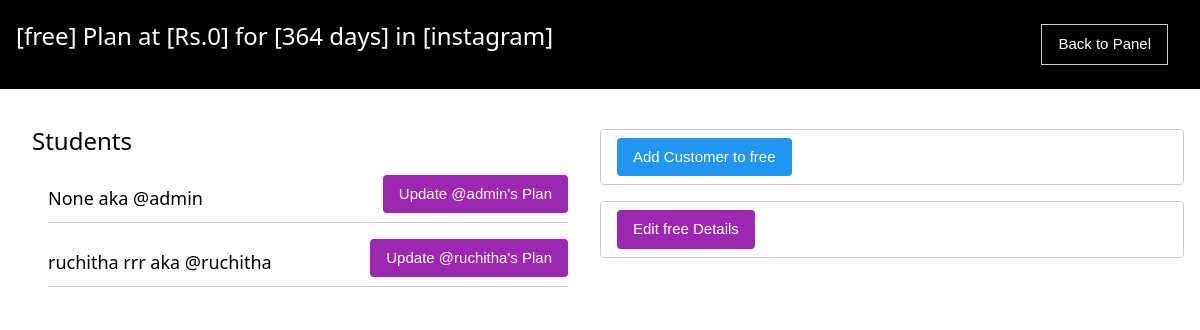
Screenshot of /plans/plan/m2kANx0jNo (signed in) with the database file from the repository.
### plans/models.py (models this page shows)
class Plan(models.Model):
    slug = models.CharField(max_length=20, default=generate_code, editable=False)
    app = models.ForeignKey(applists, on_delete=models.CASCADE)
    title = models.CharField(max_length=200)
    price = models.IntegerField(default=0)
    description = models.TextField(max_length=800)
    duration = models.IntegerField(default=30, choices=[
            (30, '1 Month'),
            (180, '6 Months'),
            (364, '1 Year')
        ],
    )
    default_for_customer = models.BooleanField(default=False)
    def __str__(self):
        return f"[{self.title}] Plan at [Rs.{self.price}] for [{self.duration} days] in [{self.app.appname}]"

### apps/models.py (models this page shows, shortened)
class applists(models.Model):
    author= models.ForeignKey(User, on_delete=models.CASCADE)
    appname=models.CharField(verbose_name='App name',primary_key=True,max_length=50,unique=True,null=False)
    appimg=models.ImageField(upload_to = 'app_images',null=True,blank=True)
    date_published= models.DateTimeField(auto_now_add=True)
    date_modified = models.DateTimeField(auto_now=True)
    slug = models.SlugField(max_length=255, null=True, unique=True,editable=False)

### accounts/models.py (models this page shows, shortened)
class Profile(models.Model):
    user = models.OneToOneField(User, on_delete=models.CASCADE, related_name='profile')
    apps=models.ManyToManyField(applists,related_name='apps')
    status = models.CharField(choices=status_choices, max_length=20, default='c')
    full_name = models.CharField(max_length=100, blank=True, null=True)
    language=models.CharField(max_length=100, blank=True, null=True)
    profile_pic = models.ImageField(upload_to='profile_pics', null=True, blank=True)
    utility_name = models.CharField(max_length=200, null=True, blank=True)
    utility_short_name= models.CharField(max_length=50, null=True, blank=True)
    utility_state= models.CharField(max_length=50, null=True, blank=True)
    utility_district= models.CharField(max_length=50, null=True, blank=True)
    utility_country= models.CharField(max_length=50, null=True, blank=True)
    utility_postalcode= models.CharField(max_length=20, null=True, blank=True)
    utility_address=models.TextField(max_length=200, null=True, blank=True)
    contact_person= models.CharField(max_length=200, null=True, blank=True)
    contact_email = models.EmailField(max_length=50, null=True, blank=True)
    contact_phnum = models.CharField(max_length=15, null=True, blank=True)
    contact_mobile= models.CharField(max_length=15, null=True, blank=True)
    contact_designation= models.CharField(max_length=100, null=True, blank=True)
    contact_landline= models.CharField(max_length=20, null=True, blank=True)
    emergency_person=models.CharField(max_length=200, null=True, blank=True)
    emergency_altperson=models.CharField(max_length=200, null=True, blank=True)
    emergency_mobile=models.CharField(max_length=200, null=True, blank=True)
    emergency_altmobile=models.CharField(max_length=200, null=True, blank=True)
    emergency_officeaddress=models.TextField(max_length=200,null=True,blank=True)
    emergency_altofficeaddress=models.TextField(max_length=200,null=True,blank=True)
    info_created_at = models.DateTimeField(auto_now_add=True)
    info_updated_at = models.DateTimeField(auto_now=True)
    se_coins= models.IntegerField(null=True, default=999, blank=True)
    slug = models.SlugField(max_length=200, editable=False, null=True, blank=True)
    admin=models.BooleanField(default=False)
    plan_start_date = models.DateTimeField(null=True)
    plan_end_date = models.DateTimeField(null=True)
    plans = models.ManyToManyField(Plan)
    plan_active = models.BooleanField(default=False)
    paid = models.BooleanField(default=False)

### plans/views.py (the view, shortened to what this page needs)
# urls.py: path('plan/<str:slug>', show_plan, name='plan'),
def show_plan(request, slug):
    if request.user.is_superuser:
        if request.method == 'GET':
            plan = Plan.objects.filter(slug=slug).first()
            users = Profile.objects.filter(plans=plan)
            form = SubscribeForm()
            payload = {
                'plan': plan,
                'users': users,
                'form': form,
                'update_form': UpdateUserPlanForm(appslug=plan.app.slug),
                'appslug': plan.app.slug ,
                'update_plan_form': PlanForm(instance=plan)
            }
            return render(request, 'plans-panel/plan.html', payload)

### templates/plans-panel/plan.html (shortened to what this page needs)
{% load static %}
{% load crispy_forms_tags %}
{% block content %}
    <head>
        <link rel="stylesheet" href="{% static 'w3.css' %}" />
    </head>
    <nav class='w3-black w3-margin-bottom w3-container w3-padding'>
        <h3 class='w3-left'>{{plan}}</h3>
        <a href={% url 'plans-panel' plan.app.slug %}>
            <button class='w3-button w3-margin w3-black w3-border w3-right'>Back to Panel</button>
        </a>
    </nav>
    <div class='w3-padding'>
    <div class='w3-container w3-half'>
        <h3>Students</h3>
        {% for user in users %}
            <div class='w3-row w3-border-bottom w3-margin' >
                <h5 class='w3-left w3-margin-right' >
                    {{user.full_name}} aka @{{user.user.username}}
                </h5>
                <button onclick="showUpdateForm();" class=' w3-button w3-right w3-round w3-purple'>Update @{{user.user.username}}'s Plan</button>
            </div>
        {% endfor %}
    </div>
    <div class='w3-container w3-margin-top w3-padding w3-round w3-half w3-border'>
        <button id="button" onclick="showForm();" class=' w3-round w3-button w3-blue'>
            Add Customer to {{plan.title}}
        </button>
    </div>
    <div class='w3-container w3-margin-top w3-padding w3-round w3-half w3-border'>
        <button id="update_button" onclick="showUpdatePlanForm();" class=' w3-round w3-button w3-purple'>
            Edit {{plan.title}} Details
        </button>
    </div>
    </div>
{% endblock %}

### static/w3.css (style rules this page uses)
*,*:before,*:after { box-sizing:inherit }
article,aside,details,figcaption,figure,footer,header,main,menu,nav,section { display:block }
a { background-color:transparent }
button,input,select,textarea,optgroup { font:inherit;margin:0 }
button,input { overflow:visible }
button,select { text-transform:none }
button,[type=button],[type=reset],[type=submit] { -webkit-appearance:button }
h3 { font-size:24px }
h5 { font-size:18px }
h1,h2,h3,h4,h5,h6 { font-family:"Segoe UI",Arial,sans-serif;font-weight:400;margin:10px 0 }
a { color:inherit }
.w3-btn,.w3-button { border:none;display:inline-block;padding:8px 16px;vertical-align:middle;overflow:hidden;text-decoration:none;color:inherit;background-color:inherit;text-align:center;cursor:pointer;white-space:nowrap }
.w3-btn,.w3-button { -webkit-touch-callout:none;-webkit-user-select:none;-khtml-user-select:none;-moz-user-select:none;-ms-user-select:none;user-select:none }
.w3-container:after,.w3-container:before,.w3-panel:after,.w3-panel:before,.w3-row:after,.w3-row:before,.w3-row-padding:after,.w3-row-padding:before, .w3-cell-row:before,.w3-cell-row:after,.w3-clear:after,.w3-clear:before,.w3-bar:before,.w3-bar:after { content:"";display:table;clear:both }
.w3-col,.w3-half,.w3-third,.w3-twothird,.w3-threequarter,.w3-quarter { float:left;width:100% }
@media (min-width:601px) { .w3-col.m6,.w3-half { width:49.99999% } }
.w3-round,.w3-round-medium { border-radius:4px }
.w3-container,.w3-panel { padding:0.01em 16px }
.w3-border { border:1px solid #ccc!important }
.w3-border-bottom { border-bottom:1px solid #ccc!important }
.w3-margin { margin:16px!important }
.w3-margin-top { margin-top:16px!important }
.w3-margin-bottom { margin-bottom:16px!important }
.w3-margin-right { margin-right:16px!important }
.w3-padding { padding:8px 16px!important }
.w3-left { float:left!important }
.w3-right { float:right!important }
.w3-blue,.w3-hover-blue:hover { color:#fff!important;background-color:#2196F3!important }
.w3-purple,.w3-hover-purple:hover { color:#fff!important;background-color:#9c27b0!important }
.w3-black,.w3-hover-black:hover { color:#fff!important;background-color:#000!important }

### rows the page displays
Plan: title+price+duration "[free] Plan at [Rs.0] for [364 days] in [instagram]", title "free"
Profile: full_name "None", user.username "admin"
Profile: full_name "ruchitha rrr", user.username "ruchitha"
